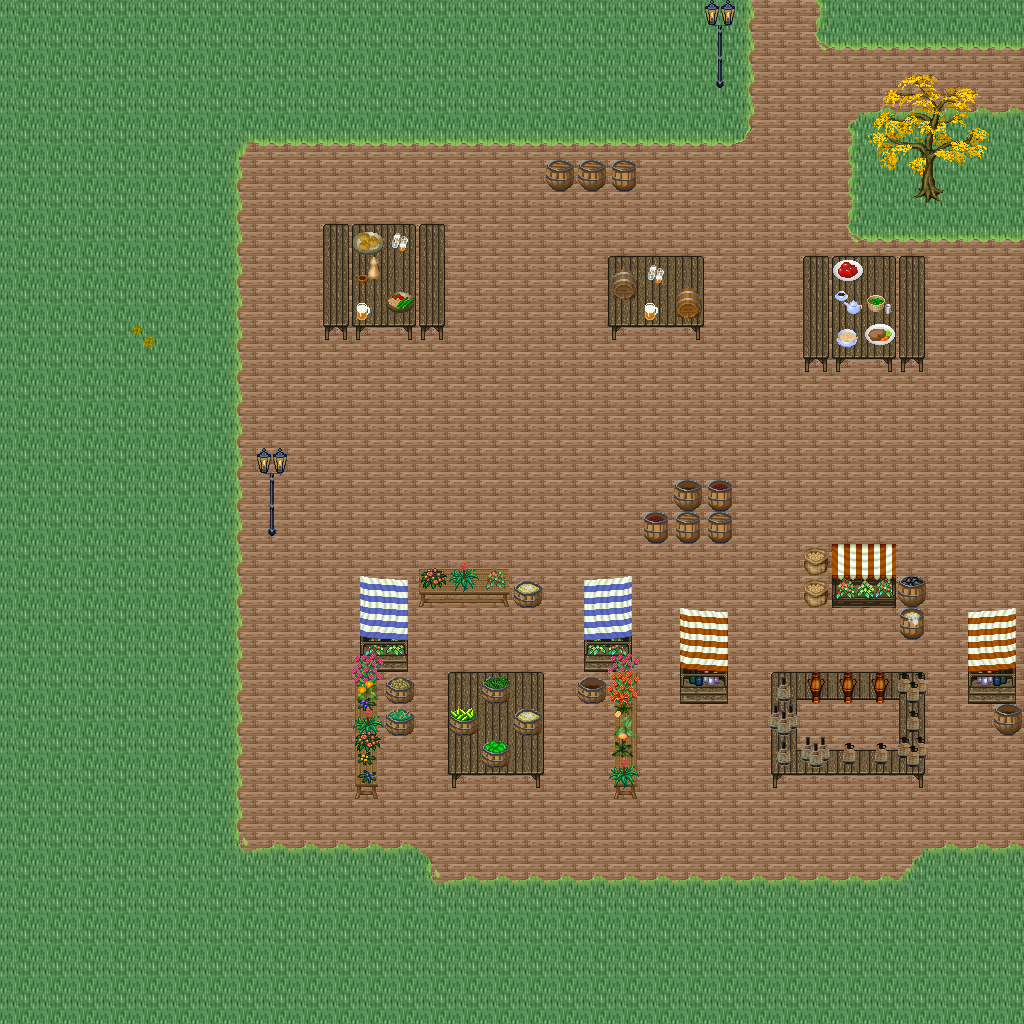

This game map was drawn from its Tiled (.tmx) file and the tilesets committed beside it. A one-line description and the trimmed map source follow:
An orthogonal 32x32 tile map with 32x32 px tiles, 5 tile layers (Ground, Objects, Objects2, Above, ...), 1 hidden layer not drawn, 55 tilesets.

<map version="1.10" tiledversion="1.11.0" orientation="orthogonal" renderorder="right-down" width="32" height="32" tilewidth="32" tileheight="32" infinite="0" nextlayerid="11" nextobjectid="1">
 <tileset firstgid="1" name="logic_collision" tilewidth="32" tileheight="32" tilecount="1" columns="1">
  <image source="../drawable/logic_collision.png" width="32" height="32" />
 </tileset>
 <tileset firstgid="2" name="ground_ground" tilewidth="32" tileheight="32" tilecount="33" columns="3">
  <image source="../drawable/ground_ground.png" width="96" height="352" />
 </tileset>
 <tileset firstgid="35" name="building_castle" tilewidth="32" tileheight="32" tilecount="320" columns="20">
  <image source="../drawable/building_castle.png" width="640" height="512" />
 </tileset>
 <tileset firstgid="355" name="item_weapon_cannon" tilewidth="32" tileheight="32" tilecount="12" columns="3">
  <image source="../drawable/item_weapon_cannon.png" width="96" height="128" />
 </tileset>
 <tileset firstgid="367" name="item_pot_barrels_1" tilewidth="32" tileheight="32" tilecount="8" columns="4">
  <image source="../drawable/item_pot_barrels_1.png" width="128" height="64" />
 </tileset>
 <tileset firstgid="375" name="building_door_door" tilewidth="32" tileheight="32" tilecount="6" columns="3">
  <image source="../drawable/building_door_door.png" width="96" height="64" />
 </tileset>
 <tileset firstgid="381" name="building_door_closed" tilewidth="32" tileheight="32" tilecount="1" columns="1">
  <image source="../drawable/building_door_closed.png" width="32" height="32" />
 </tileset>
 <tileset firstgid="382" name="building_window_window_centered" tilewidth="32" tileheight="32" tilecount="1" columns="1">
  <image source="../drawable/building_window_window_centered.png" width="32" height="32" />
 </tileset>
 <tileset firstgid="383" name="building_decoration_chimney_big" tilewidth="32" tileheight="32" tilecount="2" columns="1">
  <image source="../drawable/building_decoration_chimney_big.png" width="32" height="64" />
 </tileset>
 <tileset firstgid="385" name="ground_grass_edges" tilewidth="32" tileheight="32" tilecount="36" columns="12">
  <image source="../drawable/ground_grass_edges.png" width="384" height="96" />
 </tileset>
 <tileset firstgid="421" name="ground_grass_corners" tilewidth="32" tileheight="32" tilecount="24" columns="6">
  <image source="../drawable/ground_grass_corners.png" width="192" height="128" />
 </tileset>
 <tileset firstgid="445" name="plant_tree_fall_trees" tilewidth="32" tileheight="32" tilecount="40" columns="8">
  <image source="../drawable/plant_tree_fall_trees.png" width="256" height="160" />
 </tileset>
 <tileset firstgid="485" name="plant_tree_locust_tree" tilewidth="32" tileheight="32" tilecount="20" columns="4">
  <image source="../drawable/plant_tree_locust_tree.png" width="128" height="160" />
 </tileset>
 <tileset firstgid="505" name="furniture_chair_bench_white" tilewidth="32" tileheight="32" tilecount="8" columns="2">
  <image source="../drawable/furniture_chair_bench_white.png" width="64" height="128" />
 </tileset>
 <tileset firstgid="513" name="plant_flower_daisy_blue" tilewidth="32" tileheight="32" tilecount="8" columns="2">
  <image source="../drawable/plant_flower_daisy_blue.png" width="64" height="128" />
 </tileset>
 <tileset firstgid="521" name="plant_flower_daisy_red" tilewidth="32" tileheight="32" tilecount="8" columns="2">
  <image source="../drawable/plant_flower_daisy_red.png" width="64" height="128" />
 </tileset>
 <tileset firstgid="529" name="plant_flower_daisy_white" tilewidth="32" tileheight="32" tilecount="8" columns="2">
  <image source="../drawable/plant_flower_daisy_white.png" width="64" height="128" />
 </tileset>
 <tileset firstgid="537" name="plant_flower_daisy_yellow" tilewidth="32" tileheight="32" tilecount="8" columns="2">
  <image source="../drawable/plant_flower_daisy_yellow.png" width="64" height="128" />
 </tileset>
 <tileset firstgid="545" name="plant_flower_flower_bed_1" tilewidth="32" tileheight="32" tilecount="35" columns="7">
  <image source="../drawable/plant_flower_flower_bed_1.png" width="224" height="160" />
 </tileset>
 <tileset firstgid="580" name="plant_flower_planted_containers" tilewidth="32" tileheight="32" tilecount="16" columns="4">
  <image source="../drawable/plant_flower_planted_containers.png" width="128" height="128" />
 </tileset>
 <tileset firstgid="596" name="item_pot_pot_grey" tilewidth="32" tileheight="32" tilecount="1" columns="1">
  <image source="../drawable/item_pot_pot_grey.png" width="32" height="32" />
 </tileset>
 <tileset firstgid="597" name="item_pot_pot_burgundy" tilewidth="32" tileheight="32" tilecount="1" columns="1">
  <image source="../drawable/item_pot_pot_burgundy.png" width="32" height="32" />
 </tileset>
 <tileset firstgid="598" name="building_decoration_chimney" tilewidth="32" tileheight="32" tilecount="2" columns="1">
  <image source="../drawable/building_decoration_chimney.png" width="32" height="64" />
 </tileset>
 <tileset firstgid="600" name="furniture_light_lamp_blue" tilewidth="32" tileheight="32" tilecount="3" columns="1">
  <image source="../drawable/furniture_light_lamp_blue.png" width="32" height="96" />
 </tileset>
 <tileset firstgid="603" name="light_dim_light_7x5" tilewidth="32" tileheight="32" tilecount="35" columns="7">
  <image source="../drawable/light_dim_light_7x5.png" width="224" height="160" />
 </tileset>
 <tileset firstgid="638" name="logic_protection" tilewidth="32" tileheight="32" tilecount="2" columns="2">
  <image source="../drawable/logic_protection.png" width="64" height="32" />
 </tileset>
 <tileset firstgid="640" name="furniture_table_bazaar_table_1" tilewidth="32" tileheight="32" tilecount="4" columns="2">
  <image source="../drawable/furniture_table_bazaar_table_1.png" width="64" height="64" />
 </tileset>
 <tileset firstgid="644" name="furniture_table_bazaar_table_2" tilewidth="32" tileheight="32" tilecount="6" columns="2">
  <image source="../drawable/furniture_table_bazaar_table_2.png" width="64" height="96" />
 </tileset>
 <tileset firstgid="650" name="furniture_table_bazaar_table_3" tilewidth="32" tileheight="32" tilecount="6" columns="2">
  <image source="../drawable/furniture_table_bazaar_table_3.png" width="64" height="96" />
 </tileset>
 <tileset firstgid="656" name="furniture_table_bazaar_table_4" tilewidth="32" tileheight="32" tilecount="6" columns="2">
  <image source="../drawable/furniture_table_bazaar_table_4.png" width="64" height="96" />
 </tileset>
 <tileset firstgid="662" name="furniture_table_bazaar_table_5" tilewidth="32" tileheight="32" tilecount="6" columns="2">
  <image source="../drawable/furniture_table_bazaar_table_5.png" width="64" height="96" />
 </tileset>
 <tileset firstgid="668" name="furniture_table_flowers_on_bench2" tilewidth="32" tileheight="32" tilecount="6" columns="3">
  <image source="../drawable/furniture_table_flowers_on_bench2.png" width="96" height="64" />
 </tileset>
 <tileset firstgid="674" name="furniture_table_flowers_on_benches" tilewidth="32" tileheight="32" tilecount="10" columns="2">
  <image source="../drawable/furniture_table_flowers_on_benches.png" width="64" height="160" />
 </tileset>
 <tileset firstgid="684" name="furniture_table_vendors_table" tilewidth="32" tileheight="32" tilecount="35" columns="7">
  <image source="../drawable/furniture_table_vendors_table.png" width="224" height="160" />
 </tileset>
 <tileset firstgid="719" name="item_drink_bottles_and_cups" tilewidth="32" tileheight="32" tilecount="16" columns="4">
  <image source="../drawable/item_drink_bottles_and_cups.png" width="128" height="128" />
 </tileset>
 <tileset firstgid="735" name="item_drink_beers_and_flasks" tilewidth="32" tileheight="32" tilecount="12" columns="4">
  <image source="../drawable/item_drink_beers_and_flasks.png" width="128" height="96" />
 </tileset>
 <tileset firstgid="747" name="item_drink_casks" tilewidth="32" tileheight="32" tilecount="4" columns="2">
  <image source="../drawable/item_drink_casks.png" width="64" height="64" />
 </tileset>
 <tileset firstgid="751" name="item_food_meals_1" tilewidth="32" tileheight="32" tilecount="2" columns="2">
  <image source="../drawable/item_food_meals_1.png" width="64" height="32" />
 </tileset>
 <tileset firstgid="753" name="item_food_rustic_meals" tilewidth="32" tileheight="32" tilecount="2" columns="2">
  <image source="../drawable/item_food_rustic_meals.png" width="64" height="32" />
 </tileset>
 <tileset firstgid="755" name="item_household_food_preparation_2" tilewidth="32" tileheight="32" tilecount="4" columns="2">
  <image source="../drawable/item_household_food_preparation_2.png" width="64" height="64" />
 </tileset>
 <tileset firstgid="759" name="item_pot_barrels_2" tilewidth="32" tileheight="32" tilecount="8" columns="4">
  <image source="../drawable/item_pot_barrels_2.png" width="128" height="64" />
 </tileset>
 <tileset firstgid="767" name="item_pot_barrels_1" tilewidth="32" tileheight="32" tilecount="8" columns="4">
  <image source="../drawable/item_pot_barrels_1.png" width="128" height="64" />
 </tileset>
 <tileset firstgid="775" name="item_drink_olive_oil_vinegar" tilewidth="32" tileheight="32" tilecount="4" columns="2">
  <image source="../drawable/item_drink_olive_oil_vinegar.png" width="64" height="64" />
 </tileset>
 <tileset firstgid="779" name="ground_ground_3" tilewidth="32" tileheight="32" tilecount="5" columns="5">
  <image source="../drawable/ground_ground_3.png" width="160" height="32" />
 </tileset>
 <tileset firstgid="784" name="building_decoration_banner" tilewidth="32" tileheight="32" tilecount="12" columns="1">
  <image source="../drawable/building_decoration_banner.png" width="32" height="384" />
 </tileset>
 <tileset firstgid="796" name="building_cottage" tilewidth="32" tileheight="32" tilecount="256" columns="16">
  <image source="../drawable/building_cottage.png" width="512" height="512" />
 </tileset>
 <tileset firstgid="1052" name="building_roof_thatched_roof" tilewidth="32" tileheight="32" tilecount="256" columns="16">
  <image source="../drawable/building_roof_thatched_roof.png" width="512" height="512" />
 </tileset>
 <tileset firstgid="1308" name="building_door_doors" tilewidth="32" tileheight="32" tilecount="256" columns="16">
  <image source="../drawable/building_door_doors.png" width="512" height="512" />
 </tileset>
 <tileset firstgid="1564" name="building_window_windows" tilewidth="32" tileheight="32" tilecount="256" columns="16">
  <image source="../drawable/building_window_windows.png" width="512" height="512" />
 </tileset>
 <tileset firstgid="1820" name="logic_portal" tilewidth="32" tileheight="32" tilecount="24" columns="8">
  <image source="../drawable/logic_portal.png" width="256" height="96" />
 </tileset>
 <tileset firstgid="1844" name="plant_bush_leafy" tilewidth="32" tileheight="32" tilecount="48" columns="8">
  <image source="../drawable/plant_bush_leafy.png" width="256" height="192" />
 </tileset>
 <tileset firstgid="1892" name="plant_bushes_and_trees" tilewidth="32" tileheight="32" tilecount="144" columns="16">
  <image source="../drawable/plant_bushes_and_trees.png" width="512" height="289" />
 </tileset>
 <tileset firstgid="2036" name="plant_bush_berried" tilewidth="32" tileheight="32" tilecount="60" columns="5">
  <image source="../drawable/plant_bush_berried.png" width="160" height="384" />
 </tileset>
 <tileset firstgid="2096" name="plant_bush_fern" tilewidth="32" tileheight="32" tilecount="32" columns="8">
  <image source="../drawable/plant_bush_fern.png" width="256" height="128" />
 </tileset>
 <tileset firstgid="2128" name="plant_bush_bush_pinks" tilewidth="32" tileheight="32" tilecount="4" columns="2">
  <image source="../drawable/plant_bush_bush_pinks.png" width="64" height="64" />
 </tileset>
 <layer id="1" name="Ground" width="32" height="32">
  <data>[1024 cells, 1024 non-empty, 5 distinct tile ids]</data>
 </layer>
 <layer id="2" name="Objects" width="32" height="32">
  <data>[1024 cells, 202 non-empty, 74 distinct tile ids]</data>
 </layer>
 <layer id="3" name="Objects2" width="32" height="32">
  <data>[1024 cells, 38 non-empty, 26 distinct tile ids]</data>
 </layer>
 <layer id="4" name="Above" width="32" height="32">
  <data>[1024 cells, 33 non-empty, 31 distinct tile ids]</data>
 </layer>
 <layer id="5" name="Above2" width="32" height="32">
  <data>[1024 cells, 0 non-empty, 0 distinct tile ids]</data>
 </layer>
 <layer id="6" name="Walkable" width="32" height="32" visible="0">
  <data>[1024 cells, 89 non-empty, 1 distinct tile ids]</data>
 </layer>
 <objectgroup id="7" name="Mapevents" />
 <objectgroup id="8" name="Spawn" />
 <objectgroup id="9" name="Keys" />
 <objectgroup id="10" name="Replace" />
</map>
